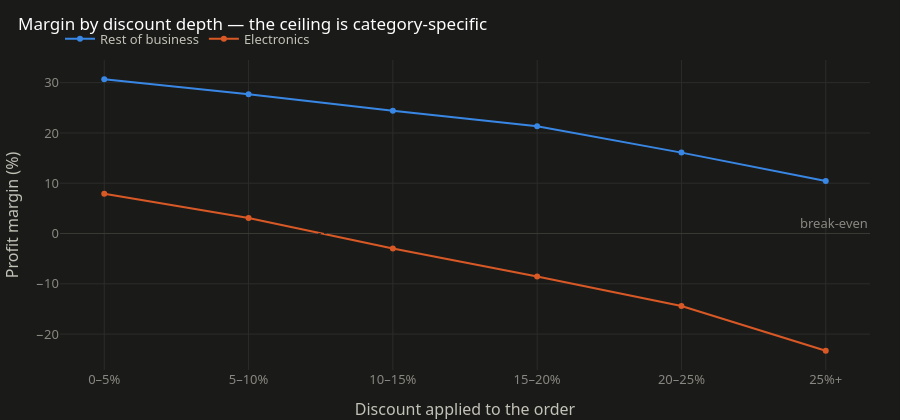

Notebook code cell kept with this figure:
### Code cell
fig = px.line(tolerance.reset_index(), x="Discount_Band", y="Margin_Pct", color="Side",
              markers=True, title="Margin by discount depth — the ceiling is category-specific",
              color_discrete_sequence=[CATEGORICAL[0], CATEGORICAL[1]],
              category_orders={"Discount_Band": A.DISCOUNT_BAND_LABELS,
                               "Side": ["Rest of business", "Electronics"]})
fig.add_hline(y=0, line_dash="dot", line_color=INK["axis"], line_width=1,
              annotation_text="break-even", annotation_font_color=INK["muted"])
fig.update_layout(xaxis_title="Discount applied to the order", yaxis_title="Profit margin (%)",
                  legend=dict(orientation="h", y=1.02, x=0, title=None))
finalize(fig, height=420)
fig.show()

### Figure 1 — Plotly figure (JSON) as saved in the notebook; plotly's stock layout.template omitted (floating-point values rounded to 4 significant figures)
{"data": [{"hovertemplate": "Side=Rest of business<br>Discount_Band=%{x}<br>Margin_Pct=%{y}<extra></extra>", "legendgroup": "Rest of business", "line": {"color": "#3987e5", "dash": "solid"}, "marker": {"symbol": "circle"}, "mode": "lines+markers", "name": "Rest of business", "orientation": "v", "showlegend": true, "type": "scatter", "x": ["0–5%", "5–10%", "10–15%", "15–20%", "20–25%", "25%+"], "xaxis": "x", "y": [30.68, 27.72, 24.4, 21.32, 16.09, 10.45], "yaxis": "y"}, {"hovertemplate": "Side=Electronics<br>Discount_Band=%{x}<br>Margin_Pct=%{y}<extra></extra>", "legendgroup": "Electronics", "line": {"color": "#d95926", "dash": "solid"}, "marker": {"symbol": "circle"}, "mode": "lines+markers", "name": "Electronics", "orientation": "v", "showlegend": true, "type": "scatter", "x": ["0–5%", "5–10%", "10–15%", "15–20%", "20–25%", "25%+"], "xaxis": "x", "y": [7.924, 3.087, -2.978, -8.528, -14.41, -23.31], "yaxis": "y"}], "layout": {"annotations": [{"font": {"color": "#898781"}, "showarrow": false, "text": "break-even", "x": 1, "xanchor": "right", "xref": "x domain", "y": 0, "yanchor": "bottom", "yref": "y"}], "height": 420, "legend": {"orientation": "h", "title": {}, "tracegroupgap": 0, "x": 0, "xanchor": "left", "y": 1.02, "yanchor": "bottom"}, "shapes": [{"line": {"color": "#383835", "dash": "dot", "width": 1}, "type": "line", "x0": 0, "x1": 1, "xref": "x domain", "y0": 0, "y1": 0, "yref": "y"}], "title": {"text": "Margin by discount depth — the ceiling is category-specific"}, "xaxis": {"anchor": "y", "categoryarray": ["0–5%", "5–10%", "10–15%", "15–20%", "20–25%", "25%+"], "categoryorder": "array", "domain": [0.0, 1.0], "title": {"text": "Discount applied to the order"}}, "yaxis": {"anchor": "x", "domain": [0.0, 1.0], "title": {"text": "Profit margin (%)"}}}}
